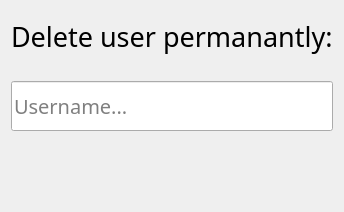
      <widget class="QWidget" name="tab_3">
       <property name="styleSheet">
        <string notr="true"/>
       </property>
       <attribute name="title">
        <string>Page</string>
       </attribute>
       <layout class="QGridLayout" name="gridLayout">
        <property name="verticalSpacing">
         <number>20</number>
        </property>
        <item row="4" column="0" alignment="Qt::AlignHCenter|Qt::AlignTop">
         <widget class="QPushButton" name="delete_user_button_2">
          <property name="minimumSize">
           <size>
            <width>200</width>
            <height>50</height>
           </size>
          </property>
          <property name="maximumSize">
           <size>
            <width>200</width>
            <height>50</height>
           </size>
          </property>
          <property name="font">
           <font>
            <family>Bahnschrift</family>
            <pointsize>15</pointsize>
           </font>
          </property>
          <property name="cursor">
           <cursorShape>PointingHandCursor</cursorShape>
          </property>
          <property name="styleSheet">
           <string notr="true">border-radius: 20px</string>
          </property>
          <property name="text">
           <string/>
          </property>
          <property name="icon">
           <iconset>
            <normaloff>Icons/3405244.png</normaloff>Icons/3405244.png</iconset>
          </property>
          <property name="iconSize">
           <size>
            <width>32</width>
            <height>32</height>
           </size>
          </property>
         </widget>
        </item>
        <item row="3" column="0">
         <widget class="QLineEdit" name="user_delete_read">
          <property name="minimumSize">
           <size>
            <width>200</width>
            <height>50</height>
           </size>
          </property>
          <property name="maximumSize">
           <size>
            <width>400</width>
            <height>50</height>
           </size>
          </property>
          <property name="font">
           <font>
            <family>Bahnschrift Condensed</family>
            <pointsize>15</pointsize>
           </font>
          </property>
          <property name="styleSheet">
           <string notr="true"/>
          </property>
          <property name="placeholderText">
           <string>Username...</string>
          </property>
         </widget>
        </item>
        <item row="1" column="0" alignment="Qt::AlignBottom">
         <widget class="QLabel" name="label_2">
          <property name="minimumSize">
           <size>
            <width>0</width>
            <height>50</height>
           </size>
          </property>
          <property name="maximumSize">
           <size>
            <width>16777215</width>
            <height>50</height>
           </size>
          </property>
          <property name="font">
           <font>
            <family>Bahnschrift</family>
            <pointsize>20</pointsize>
           </font>
          </property>
          <property name="text">
           <string>Delete user permanantly:</string>
          </property>
         </widget>
        </item>
       </layout>
      </widget>
